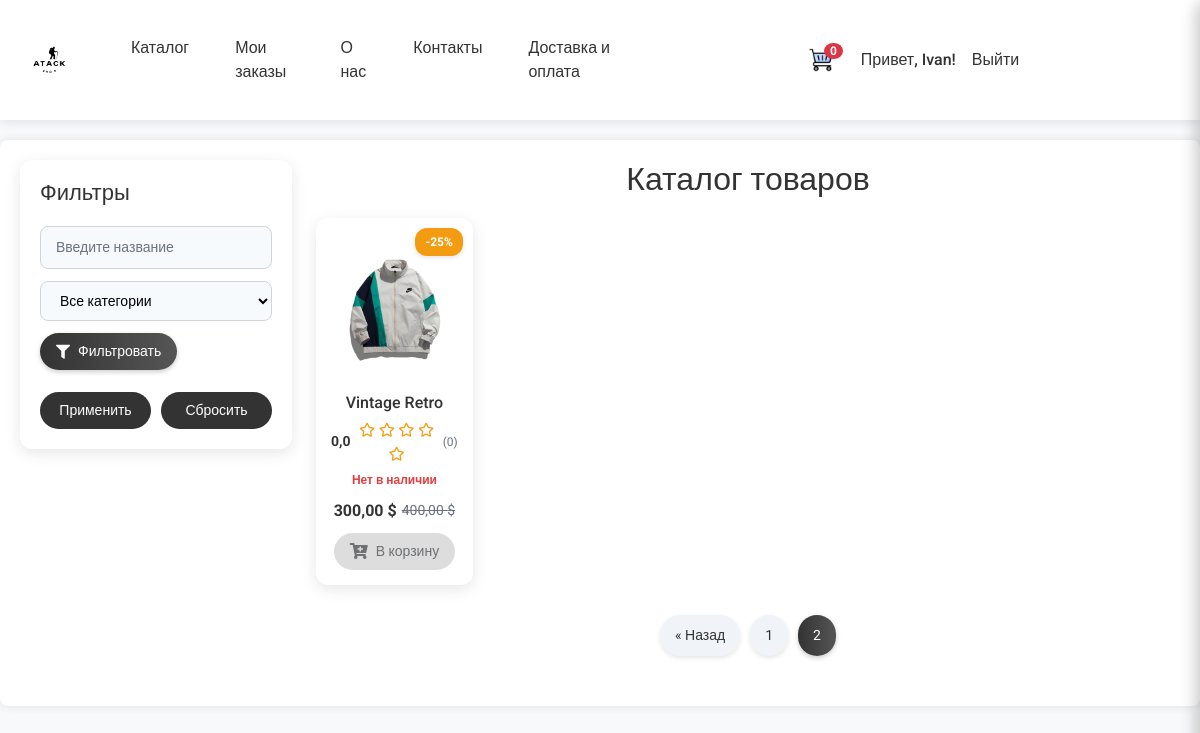
Screenshot of /?page=2&search=&category=&sort=price&in_stock= (signed in) with the database file from the repository.
### store/models.py (models this page shows, shortened)
class Product(models.Model):
    name = models.CharField(max_length=200)
    price = models.DecimalField(max_digits=10, decimal_places=2)
    discount_price = models.DecimalField(max_digits=10, decimal_places=2, null=True, blank=True)
    image = models.ImageField(upload_to='products/', null=True, blank=True)
    description = models.TextField(blank=True, null=True)  # Поле для описания
    in_stock = models.BooleanField(default=True)
    category = models.ForeignKey(Category, on_delete=models.CASCADE, related_name='products')
    created_at = models.DateTimeField(auto_now_add=True)
    average_rating = models.FloatField(default=0.0)  # Средний рейтинг

### store/views.py (the view, shortened to what this page needs)
# urls.py: path('', views.home, name='home'),
@login_required
def home(request):
    categories = Category.objects.all()
    products = Product.objects.all()
    search_query = request.GET.get('search', '')
    category_id = request.GET.get('category', '')
    sort_by = request.GET.get('sort', 'price')
    in_stock_filter = request.GET.get('in_stock', '')  # Новый фильтр для "в наличии/не в наличии"
    if search_query:
        products = products.filter(Q(name__icontains=search_query))
    if category_id:
        products = products.filter(category_id=category_id)
    if in_stock_filter in ['true', 'false']:
        products = products.filter(in_stock=(in_stock_filter == 'true'))
    if sort_by:
        products = products.order_by(sort_by)
    paginator = Paginator(products, 15)
    page_number = request.GET.get('page', 1)
    products_page = paginator.get_page(page_number)
    products_with_discount = []
    for product in products_page:
        discount_percent = None
        if product.discount_price:
            discount_percent = int(((product.price - product.discount_price) / product.price) * 100)
        products_with_discount.append({
            'product': product,
            'discount_percent': discount_percent
        })
    context = {
        'products_with_discount': products_with_discount,
        'categories': categories,
        'search_query': search_query,
        'selected_category': category_id,
        'sort_by': sort_by,
        'in_stock_filter': in_stock_filter,  # Передаем фильтр в шаблон
        'products_page': products_page,
    }
    return render(request, 'home.html', context)

### templates/home.html (shortened to what this page needs)
{% extends 'base.html' %}
{% load static %}
{% block content %}
    {% if user.is_authenticated %}
        <div class="row">
            <div class="col-md-3">
                <div class="filters">
                    <h3>Фильтры</h3>
                    <form method="get" class="filter-form">
                        <div class="filter-group search-filter-group">
                            <div class="search-container">
                                <input type="text" name="search" id="search" value="{{ search_query }}" placeholder="Введите название">
                                <div class="filter-group category-filter-group">
                                    <select name="category" id="category">
                                        <option value="">Все категории</option>
                                    </select>
                                </div>
                                <div class="filter-sort-container">
                                    <button type="button" class="filter-sort-button">
                                        <i class="fas fa-filter"></i> Фильтровать
                                    </button>
                                </div>
                                <div class="filter-buttons">
                                    <button type="button" class="btn btn-primary btn-apply" onclick="applyFilters()">Применить</button>
                                    <button type="button" class="btn btn-primary btn-reset" onclick="resetFilters()">Сбросить</button>
                                </div>
                            </div>
                        </div>
                    </form>
                </div>
            </div>
            <div class="col-md-9">
                <h2>Каталог товаров</h2>
                <div class="product-grid" id="product-grid">
                    {% for item in products_with_discount %}
                        {% with product=item.product %}
                            <a href="{% url 'product_detail' product.id %}" class="product-card-link">
                                <div class="product-card">
                                    {% if product.image %}
                                        <img src="{{ product.image.url }}" alt="{{ product.name }}" data-image="{{ product.image.url }}">
                                    {% else %}
                                        <img src="https://via.placeholder.com/200" alt="Нет изображения" data-image="https://via.placeholder.com/200">
                                    {% endif %}
                                    {% if product.discount_price and item.discount_percent %}
                                        <div class="discount-percentage">
                                            -{{ item.discount_percent }}%
                                        </div>
                                    {% endif %}
                                    <div class="product-info">
                                        <h3>{{ product.name }}</h3>
                                        <div class="rating">
                                            <span class="average-rating">{{ product.average_rating|floatformat:1 }}</span>
                                            <span class="stars">
                                                {% for i in "12345" %}
                                                    {% if i|add:0 <= product.average_rating %}
                                                        <i class="fas fa-star"></i>
                                                    {% else %}
                                                        <i class="far fa-star"></i>
                                                    {% endif %}
                                                {% endfor %}
                                            </span>
                                            <span class="review-count">({{ product.reviews.count }})</span>
                                        </div>
                                        <div class="availability {% if product.in_stock %}in-stock{% else %}out-of-stock{% endif %}">
                                            {% if product.in_stock %}В наличии{% else %}Нет в наличии{% endif %}
                                        </div>
                                    </div>
                                    <div class="price-container">
                                        {% if product.discount_price %}
                                            <span class="discounted-price">{{ product.discount_price }} $</span>
                                            <span class="original-price">{{ product.price }} $</span>
                                        {% else %}
                                            <span class="price">{{ product.price }} $</span>
                                        {% endif %}
                                    </div>
                                    <button class="btn btn-add-to-cart" data-product-id="{{ product.id }}" {% if not product.in_stock %}disabled{% endif %}>
                                        <i class="fas fa-cart-plus"></i> В корзину
                                    </button>
                                </div>
                            </a>
                        {% endwith %}
                    {% empty %}
                        <div class="empty-products">
                            <img src="{% static '/images/empty-cart.png' %}" alt="Товары не найдены">
                            <p>Товары не найдены.</p>
                        </div>
                    {% endfor %}
                </div>
                {% if products_page.has_other_pages %}
                    <div class="pagination-container">
                        <div class="pagination">
                            {% if products_page.has_previous %}
                                <a href="?page={{ products_page.previous_page_number }}&search={{ search_query }}&category={{ selected_category }}&sort={{ sort_by }}&in_stock={{ in_stock_filter }}" class="page-link">« Назад</a>
                            {% endif %}
                            {% for num in products_page.paginator.page_range %}
                                {% if products_page.number == num %}
                                    <span class="page-link current">{{ num }}</span>
                                {% else %}
                                    <a href="?page={{ num }}&search={{ search_query }}&category={{ selected_category }}&sort={{ sort_by }}&in_stock={{ in_stock_filter }}" class="page-link">{{ num }}</a>
                                {% endif %}
                            {% endfor %}
                        </div>
                    </div>
                {% endif %}
            </div>
        </div>
    {% else %}
        <div class="text-center">
            <h2>Добро пожаловать!</h2>
            <p>Пожалуйста, <a href="#" data-bs-toggle="modal" data-bs-target="#loginModal">войдите</a> или <a href="#" data-bs-toggle="modal" data-bs-target="#registerModal">зарегистрируйтесь</a>, чтобы увидеть каталог товаров.</p>
        </div>
    {% endif %}
{% endblock %}

### templates/base.html (shortened to what this page needs)
<!DOCTYPE html>
{% load static %}
<html lang="ru">
<head>
    <link href="https://cdn.jsdelivr.net/npm/bootstrap@5.3.3/dist/css/bootstrap.min.css" rel="stylesheet">
    <link rel="stylesheet" href="https://cdnjs.cloudflare.com/ajax/libs/font-awesome/5.15.4/css/all.min.css">
    <link rel="stylesheet" href="{% static 'css/style.css' %}">
</head>
<body>
    <nav class="navbar navbar-expand-lg">
        <div class="container-fluid">
            <a class="navbar-brand" href="{% url 'home' %}">
                <img src="{% static '/images/Logo.png' %}" alt="AtakShop">
            </a>
            <div class="collapse navbar-collapse" id="navbarNav">
                <ul class="navbar-nav">
                    <li class="nav-item">
                        <a class="nav-link" href="{% url 'home' %}">Каталог</a>
                    </li>
                    <li class="nav-item">
                        <a class="nav-link" href="{% url 'my_orders' %}">Мои заказы</a>
                    </li>
                    <li class="nav-item">
                        <a class="nav-link" href="#">О нас</a>
                    </li>
                    <li class="nav-item">
                        <a class="nav-link" href="#">Контакты</a>
                    </li>
                    <li class="nav-item">
                        <a class="nav-link" href="{% url 'delivery_payment' %}" id="delivery-payment-link">Доставка и оплата</a>
                    </li>
                </ul>
                <div class="navbar-nav ms-auto d-flex align-items-center">
                    {% if user.is_authenticated %}
                        <a href="#" class="cart-icon" id="cart-toggle">
                            <img src="{% static '/images/drawer.png' %}" alt="Корзина">
                            <span class="badge" id="cart-count">0</span>
                        </a>
                        <span class="nav-link">Привет, {{ user.first_name|default:user.username }}!</span>
                        <form class="logout-form" method="post" action="{% url 'logout' %}">
                            <button type="submit" class="nav-link">Выйти</button>
                        </form>
                    {% else %}
                        <a class="nav-link" href="#" data-bs-toggle="modal" data-bs-target="#loginModal">Войти</a>
                        <a class="nav-link" href="#" data-bs-toggle="modal" data-bs-target="#registerModal">Регистрация</a>
                    {% endif %}
                </div>
            </div>
        </div>
    </nav>
    <div class="container">
        {% block content %}
        {% endblock %}
    </div>
</body>
</html>

### templates/base.html (style rules this page uses)
body { background-color: #f8f9fa; font-family: 'Roboto', sans-serif; position: relative; }
.container { max-width: 1400px; margin: 20px auto; padding: 20px; background-color: white; border-radius: 8px; box-shadow: 0 0 10px rgba(0,0,0,0.1); }
h2 { text-align: center; margin-bottom: 20px; color: #333; }
.navbar { padding: 15px 0; background-color: #fff; box-shadow: 0 2px 10px rgba(0, 0, 0, 0.1); }
.navbar-brand img { width: 80px; height: 80px; border-radius: 50%; object-fit: cover; }
.navbar-nav { display: flex; justify-content: center; width: 100%; }
.navbar-nav .nav-item { margin: 0 15px; }
.navbar-nav .nav-link { color: #333; font-weight: 500; transition: all 0.3s ease; }
.cart-icon { position: relative; margin-right: 20px; }
.cart-icon img { width: 24px; height: 24px; transition: opacity 0.3s; }
.cart-icon .badge { position: absolute; top: -5px; right: -10px; background-color: #dc3545; color: white; font-size: 12px; padding: 2px 6px; border-radius: 50%; }
.btn-primary { background-color: #333; border: none; padding: 8px 16px; font-size: 14px; border-radius: 25px; transition: background-color 0.3s, transform 0.3s; width: auto; display: inline-flex; align-items: center; justify-content: center; opacity: 0; transform: translateY(20px); animation: slideUp 0.5s ease forwards; animation-delay: 0.4s; }
a { color: #1a73e8; text-decoration: none; }
.logout-form { display: inline; }
.logout-form button { background: none; border: none; padding: 0; font: inherit; cursor: pointer; color: #1a73e8; }
.stars i { color: #f39c12; font-size: 14px; }

### rows the page displays
Product: product.image (picture), discount_percent "25", product.name "Vintage Retro", product.average_rating "0,0", product.reviews.count "0", in_stock "Нет в наличии", product.discount_price "300,00", product.price "400,00"

### other values shown
{{ user.first_name|default:user.username }} "Ivan"
{{ num }} "1"
{{ num }} "2"
